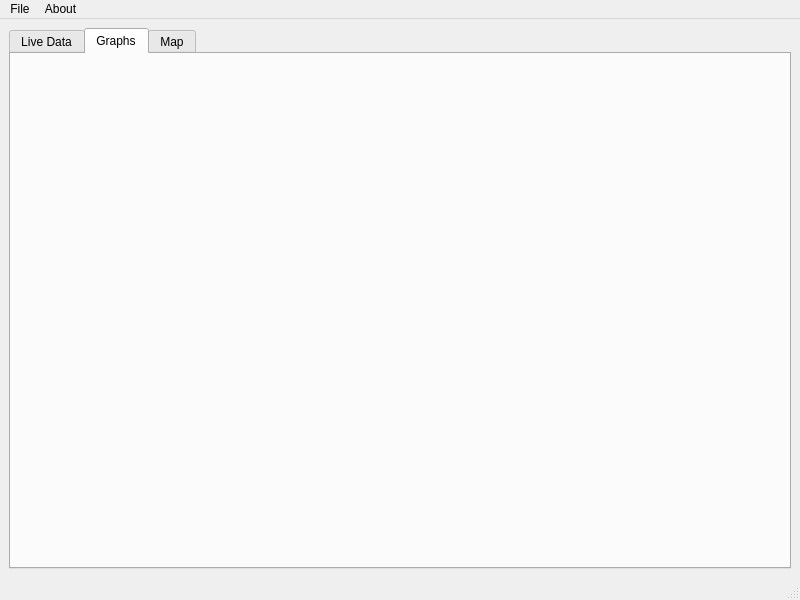
<?xml version="1.0" encoding="UTF-8"?>
<ui version="4.0">
 <class>PiBike</class>
 <widget class="QMainWindow" name="PiBike">
  <property name="geometry">
   <rect>
    <x>0</x>
    <y>0</y>
    <width>800</width>
    <height>600</height>
   </rect>
  </property>
  <property name="windowTitle">
   <string>MainWindow</string>
  </property>
  <widget class="QWidget" name="centralwidget">
   <layout class="QVBoxLayout" name="verticalLayout">
    <item>
     <widget class="QTabWidget" name="tabWidget">
      <property name="currentIndex">
       <number>1</number>
      </property>
      <widget class="QWidget" name="tabData">
       <attribute name="title">
        <string>Live Data</string>
       </attribute>
       <layout class="QGridLayout" name="gridLayout" rowstretch="0,0,0,0,0,0,0">
        <item row="0" column="0">
         <widget class="QLabel" name="lblDist">
          <property name="font">
           <font>
            <pointsize>17</pointsize>
           </font>
          </property>
          <property name="text">
           <string>Distance</string>
          </property>
          <property name="alignment">
           <set>Qt::AlignCenter</set>
          </property>
         </widget>
        </item>
        <item row="2" column="1">
         <widget class="QLabel" name="lblAvgSpeed">
          <property name="font">
           <font>
            <pointsize>17</pointsize>
           </font>
          </property>
          <property name="text">
           <string>Avg Speed</string>
          </property>
          <property name="alignment">
           <set>Qt::AlignCenter</set>
          </property>
         </widget>
        </item>
        <item row="4" column="1">
         <widget class="QLabel" name="lblCad">
          <property name="font">
           <font>
            <pointsize>17</pointsize>
           </font>
          </property>
          <property name="text">
           <string>Cadence</string>
          </property>
          <property name="alignment">
           <set>Qt::AlignCenter</set>
          </property>
         </widget>
        </item>
        <item row="4" column="0">
         <widget class="QLabel" name="lblAcc">
          <property name="font">
           <font>
            <pointsize>17</pointsize>
           </font>
          </property>
          <property name="text">
           <string>Acceleration</string>
          </property>
          <property name="alignment">
           <set>Qt::AlignCenter</set>
          </property>
         </widget>
        </item>
        <item row="0" column="1">
         <widget class="QLabel" name="lblElev">
          <property name="font">
           <font>
            <pointsize>17</pointsize>
           </font>
          </property>
          <property name="text">
           <string>Elevation Gain</string>
          </property>
          <property name="alignment">
           <set>Qt::AlignCenter</set>
          </property>
         </widget>
        </item>
        <item row="2" column="0">
         <widget class="QLabel" name="lblSpeed">
          <property name="font">
           <font>
            <pointsize>17</pointsize>
           </font>
          </property>
          <property name="text">
           <string>Speed</string>
          </property>
          <property name="alignment">
           <set>Qt::AlignCenter</set>
          </property>
         </widget>
        </item>
        <item row="1" column="1">
         <widget class="QLabel" name="lblElevVal">
          <property name="font">
           <font>
            <pointsize>40</pointsize>
           </font>
          </property>
          <property name="text">
           <string/>
          </property>
          <property name="alignment">
           <set>Qt::AlignCenter</set>
          </property>
         </widget>
        </item>
        <item row="1" column="0">
         <widget class="QLabel" name="lblDistVal">
          <property name="font">
           <font>
            <pointsize>40</pointsize>
           </font>
          </property>
          <property name="text">
           <string/>
          </property>
          <property name="alignment">
           <set>Qt::AlignCenter</set>
          </property>
         </widget>
        </item>
        <item row="3" column="0">
         <widget class="QLabel" name="lblSpeedVal">
          <property name="font">
           <font>
            <pointsize>40</pointsize>
           </font>
          </property>
          <property name="text">
           <string/>
          </property>
          <property name="alignment">
           <set>Qt::AlignCenter</set>
          </property>
         </widget>
        </item>
        <item row="3" column="1">
         <widget class="QLabel" name="lblAvgSpeedVal">
          <property name="font">
           <font>
            <pointsize>40</pointsize>
           </font>
          </property>
          <property name="text">
           <string/>
          </property>
          <property name="alignment">
           <set>Qt::AlignCenter</set>
          </property>
         </widget>
        </item>
        <item row="6" column="0">
         <widget class="QLabel" name="lblAccVal">
          <property name="font">
           <font>
            <pointsize>40</pointsize>
           </font>
          </property>
          <property name="text">
           <string/>
          </property>
          <property name="alignment">
           <set>Qt::AlignCenter</set>
          </property>
         </widget>
        </item>
        <item row="6" column="1">
         <widget class="QLabel" name="lblCadVAl">
          <property name="font">
           <font>
            <pointsize>40</pointsize>
           </font>
          </property>
          <property name="text">
           <string/>
          </property>
          <property name="alignment">
           <set>Qt::AlignCenter</set>
          </property>
         </widget>
        </item>
       </layout>
      </widget>
      <widget class="QWidget" name="tabGraphs">
       <attribute name="title">
        <string>Graphs</string>
       </attribute>
      </widget>
      <widget class="QWidget" name="tabMao">
       <attribute name="title">
        <string>Map</string>
       </attribute>
      </widget>
     </widget>
    </item>
   </layout>
  </widget>
  <widget class="QMenuBar" name="menubar">
   <property name="geometry">
    <rect>
     <x>0</x>
     <y>0</y>
     <width>800</width>
     <height>37</height>
    </rect>
   </property>
   <widget class="QMenu" name="menuFile">
    <property name="title">
     <string>File</string>
    </property>
   </widget>
   <widget class="QMenu" name="menuAbout">
    <property name="title">
     <string>About</string>
    </property>
   </widget>
   <addaction name="menuFile"/>
   <addaction name="menuAbout"/>
  </widget>
  <widget class="QStatusBar" name="statusbar"/>
 </widget>
 <resources/>
 <connections/>
</ui>
